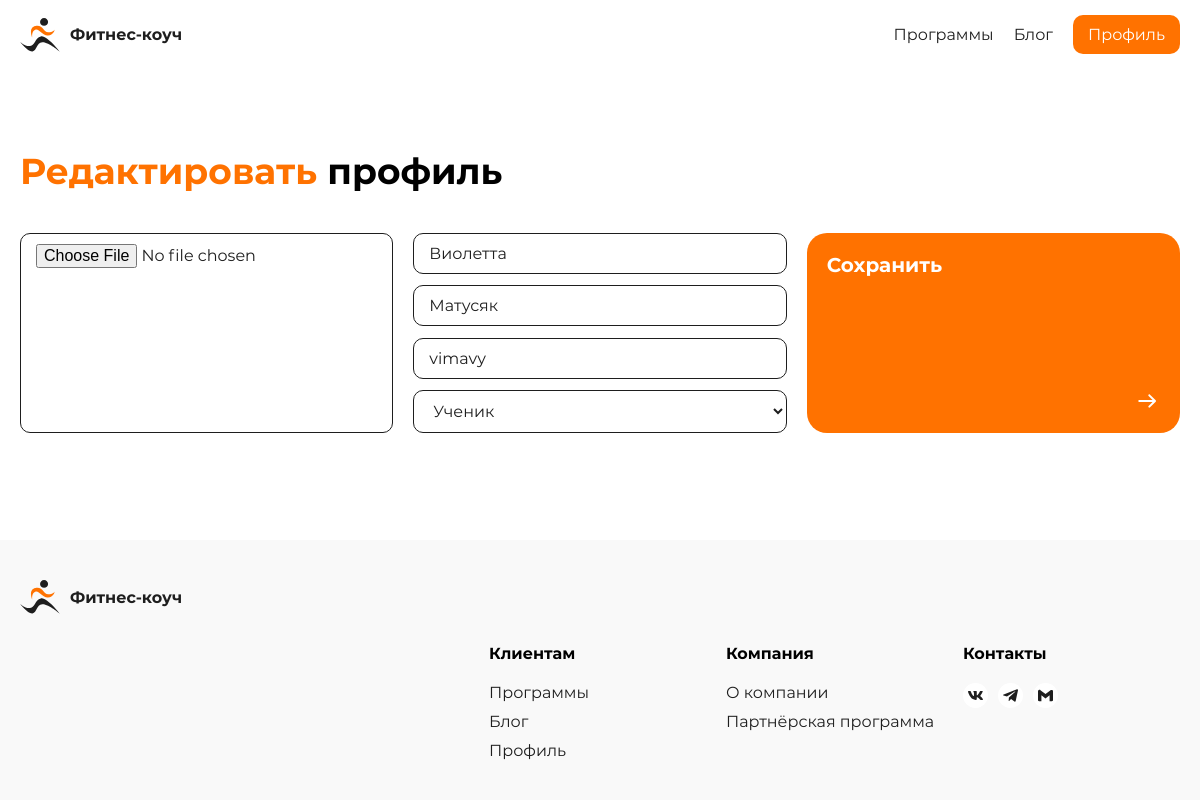
Screenshot of /profile/editProfile.php (signed in) with the database file from the repository.
### tables this page shows
CREATE TABLE `users` (
  `id_user` int NOT NULL,
  `role` varchar(100) NOT NULL,
  `login` varchar(100) NOT NULL,
  `password` varchar(100) NOT NULL,
  `name` varchar(100) NOT NULL,
  `surname` varchar(100) NOT NULL
);

### profile/editProfile.php (the view, shortened to what this page needs)
<!DOCTYPE html>
<html lang="ru">
<head>
    <link rel="stylesheet" href="../assets/css/header/header.css">
    <link rel="stylesheet" href="../assets/css/footer/footer.css">
    <link rel="stylesheet" href="../assets/css/profile/editProfile.css">
    <link rel="stylesheet" href="../assets/css/style.css">
</head>
<?php
        include "../inc/header.php";
    ?>
<?php
include "../function/connect.php";
$sql = mysqli_prepare($connect, "SELECT * FROM `users` WHERE `login` = ?");
mysqli_stmt_bind_param($sql, "s", $_SESSION['login']);
mysqli_stmt_execute($sql);
$result = mysqli_stmt_get_result($sql);
$row = mysqli_fetch_assoc($result);
?>
<main>
    <section class="editProfile">
        <div class="content">
            <h2><span>Редактировать</span> профиль</h2>
            <form action="../admin/controllers/editProfile.php" method="post" enctype="multipart/form-data">
                <input accept="image/png, image/jpeg, image/gif, .png, .jpg, .jpeg, .gif" class="fileInput" title="Фото" type="file" name="photo">
                <div class="info">
                    <input <?php echo "value='".$row['name']."'"; ?> required placeholder="Имя" title="Имя" type="text" name="name" pattern="^[a-zA-Zа-яА-ЯёЁ]+$" maxlength="100">
                    <input <?php echo "value='".$row['surname']."'"; ?> required placeholder="Фамилия" title="Фамилия" type="text" name="surname" pattern="^[a-zA-Zа-яА-ЯёЁ]+$" maxlength="100">
                    <input <?php echo "value='".$row['login']."'"; ?> required placeholder="Логин" title="Логин" type="text" name="login" pattern="^[a-zA-Zа-яА-ЯёЁ0-9]+$" maxlength="100">
                    <select required placeholder="Роль" title="Роль" name="role">
                        <option <?php echo ($_SESSION['role'] === 'student') ? 'selected' : ''; ?> value="student">Ученик</option>
                    </select>
                </div>
                <button class="link" title="Сохранить" type="submit">
                    <div class="title">Сохранить</div>
                    <img src="../assets/img/icons/arrow.svg" alt="Ссылка" title="Ссылка">
                </button>
            </form>
        </div>
    </section>
</main>
<?php
        include "../inc/footer.php"
    ?>

### assets/css/profile/editProfile.css (style rules this page uses)
.editProfile .content { display: flex; flex-direction: column; }
.editProfile .content form { display: grid; gap: 20px; grid-template: repeat(1, 200px)/repeat(3, 1fr); }
.editProfile .content form .info { display: flex; flex-direction: column; justify-content: space-between; }
.editProfile .content form .link { height: 200px; border-radius: var(--border-radius-block); padding: 20px; display: flex; flex-direction: column; justify-content: space-between; text-align: left; background-color: var(--orange); }
.editProfile .content form .link .title { color: var(--totalWhite); font: var(--title); }
.editProfile .content form .link img { filter: brightness(100); align-self: flex-end; }

### assets/css/style.css (style rules this page uses)
* { margin: 0; padding: 0; box-sizing: border-box; font-family: "Montserrat-Regular"; text-decoration: none; line-height: normal; list-style: inside; }
:root { --h1: clamp(22px, 3vw, 55px) "Montserrat-Bold"; --title: clamp(18px, 3vw, 20px) "Montserrat-Bold"; --text: 16px "Montserrat-Regular"; --textBold: 16px "Montserrat-Bold"; --hint: 12px "Montserrat-Regular"; --black: #1E1E1E; --totalWhite: #FFF; --whiteGrey: #F9F9F9; --orange: #FF7200; --grey: #8E8E8E; --transition: .25; --border-radius-element: clamp(5px, 2vw, 10px); --border-radius-block: clamp(10px, 2vw, 20px); }
input, textarea { background-color: var(--totalWhite); border: 1px solid var(--black); color: var(--black); font: var(--text); padding: 10px 15px; border-radius: var(--border-radius-element); transition: var(--transition); width: 100%; outline: none; resize: vertical; }
select { background-color: var(--totalWhite); border: 1px solid var(--black); color: var(--black); font: var(--text); padding: 10px 15px; border-radius: var(--border-radius-element); transition: var(--transition); width: 100%; outline: none; }
body { display: flex; flex-direction: column; min-height: 100vh; background-color: var(--totalWhite); gap: 50px; }
main { display: flex; flex-direction: column; flex-grow: 1; gap: 50px; }
section { width: 100%; }
section .content { padding: 30px 20px; max-width: 1440px; display: flex; flex-direction: column; gap: 40px; margin: auto; }
h1, h2 { font: var(--h1); width: 100%; max-width: 1163px; }
h1 span, h2 span { font: var(--h1); color: var(--orange); }
button { border: none; cursor: pointer; }

### rows the page displays
users: name "Виолетта", surname "Матусяк", login "vimavy"
